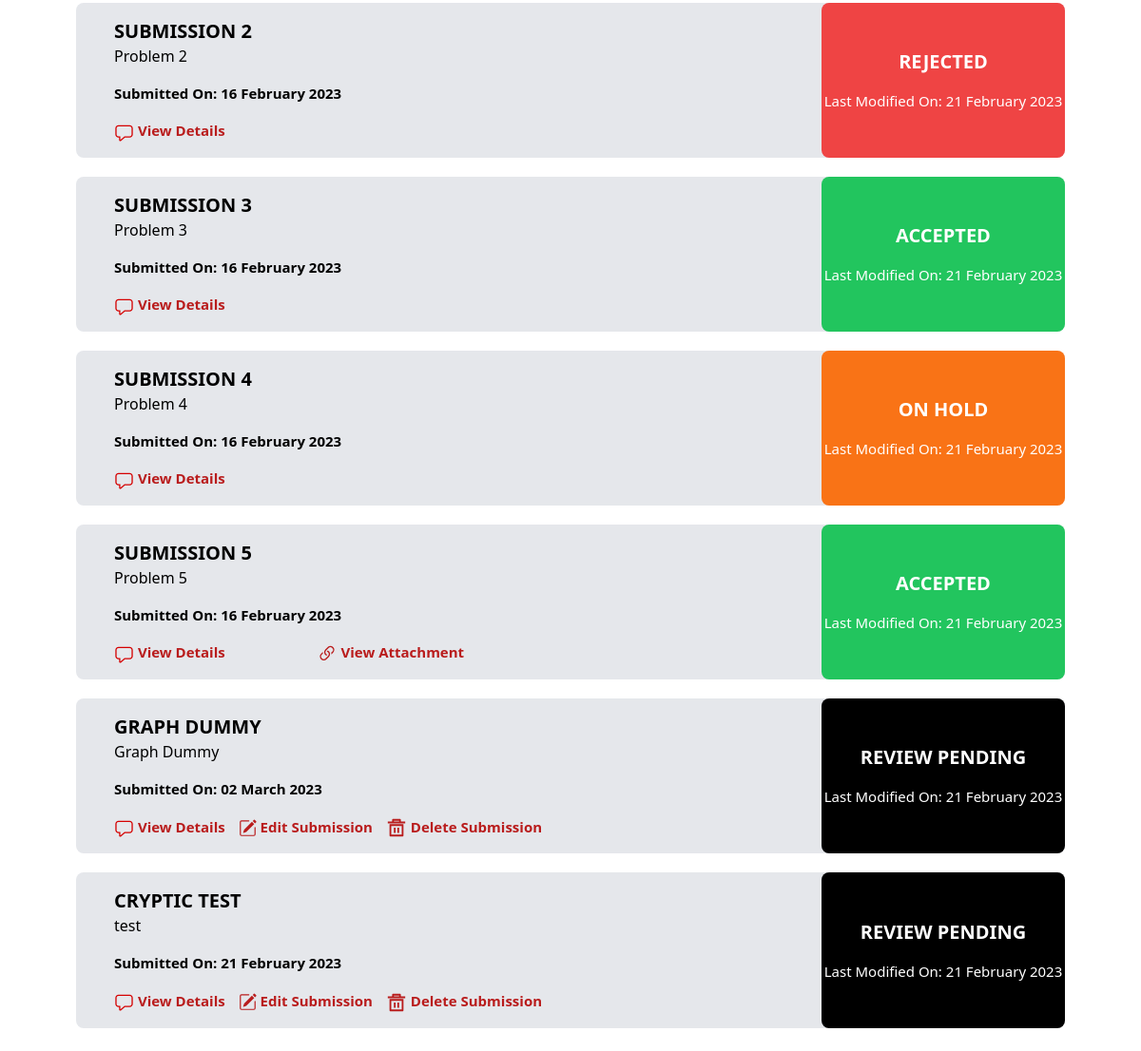
Before: / (signed in, lower part) with the older database file.
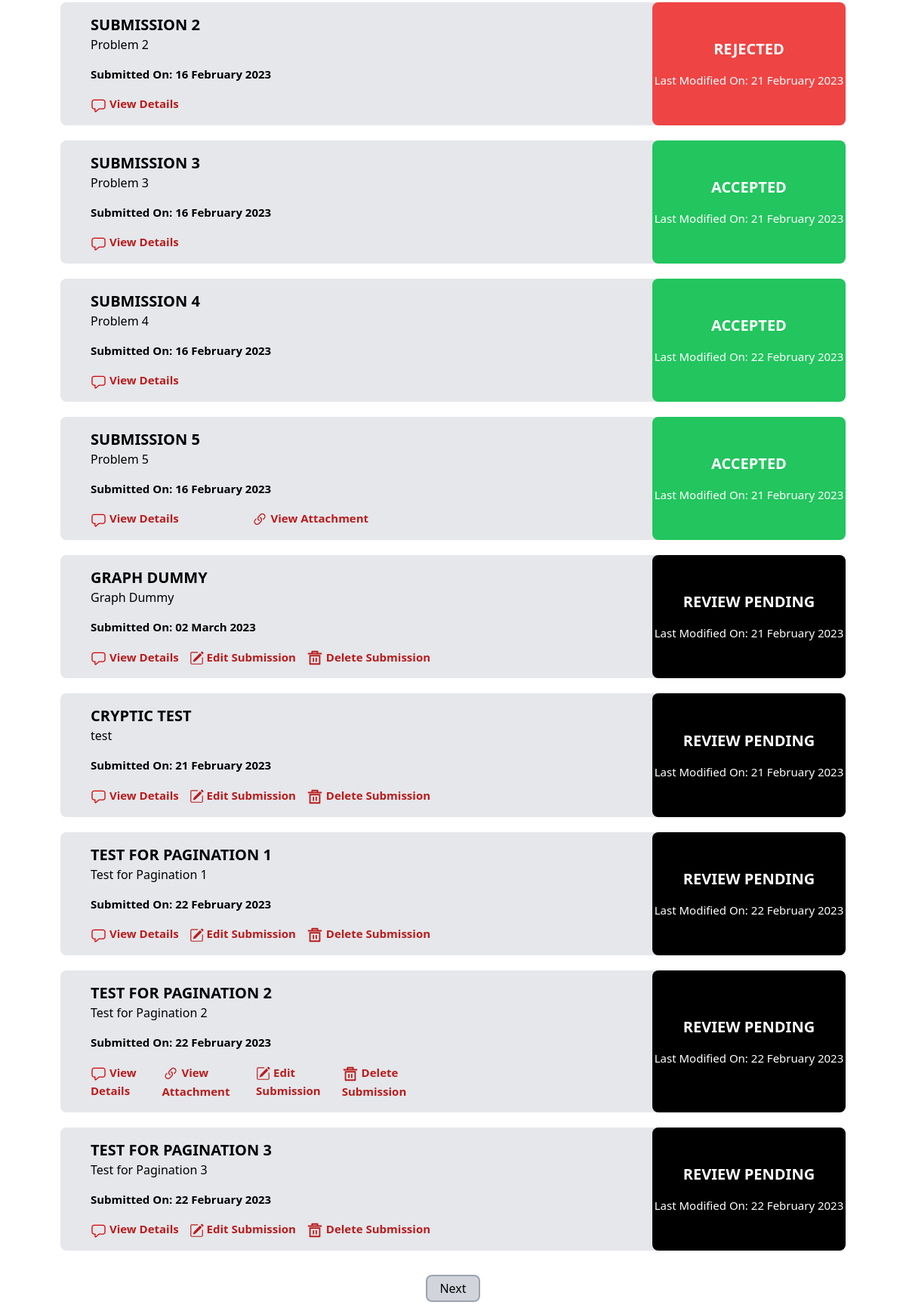
After: the same page with the newer database file.
### mainapp/models.py (models this page shows, shortened)
class Submission(models.Model):
    title = models.CharField(max_length=50)
    identified_problem = models.CharField(max_length=1000)
    proposed_solution = models.CharField(max_length=1000)
    benefit_of_solution = models.CharField(max_length=1000)
    similar_solutions = models.CharField(max_length=1000, null=True, blank=True)
    attachment = models.FileField(upload_to='submission_attachments/', null=True, blank=True)
    business_unit = models.ForeignKey(BusinessUnit, on_delete=models.CASCADE)
    ideator = models.ForeignKey(Account, on_delete=models.CASCADE)
    status = models.CharField(max_length=20, default="Review Pending") # Review Pending, On Hold, Accepted, Rejected
    remark = models.CharField(max_length=1000, null=True, blank=True)
    submitted_on = models.DateTimeField(default=localtime)
    modified_on = models.DateTimeField(default=localtime)
    key = models.CharField(max_length=50, unique=True)

### mainapp/views.py (the view, shortened to what this page needs)
# urls.py: path('', views.index, name='home'),
def index(request):
    business_units = BusinessUnit.objects.all()
    innovation_champions = Account.objects.filter(is_IC=True)
    context = {
        'is_HOMEPAGE':1,
        'selected':'all',
        'business_units':business_units,
        'innovation_champions':innovation_champions,
    }
    if request.user.is_authenticated:
        if request.user.is_admin:
            return redirect('adminuser')
        if request.user.is_IG_admin:
            selected_BU = BusinessUnit.objects.all()[0]
            context["selected_BU"] = selected_BU
            submissions = Submission.objects.all()
            BU_submissions = submissions.filter(business_unit=selected_BU)
            graph4_array = [
                BU_submissions.count(),
                BU_submissions.filter(status="Accepted").count(),
                BU_submissions.filter(status="Rejected").count(),
                BU_submissions.filter(status="On Hold").count(),
                BU_submissions.filter(status="Review Pending").count()
            ]
            context["graph4_array"] = graph4_array
            if request.method == "POST":
                scroll_to_business_unit = True
                selected_BU_id = request.POST["business_unit"]
                selected_BU = BusinessUnit.objects.filter(id=selected_BU_id)[0]
                context["selected_BU"] = selected_BU
                context["scroll_to_business_unit"] = scroll_to_business_unit
                BU_submissions = submissions.filter(business_unit=selected_BU)
                graph4_array = [
                    BU_submissions.count(),
                    BU_submissions.filter(status="Accepted").count(),
                    BU_submissions.filter(status="Rejected").count(),
                    BU_submissions.filter(status="On Hold").count(),
                    BU_submissions.filter(status="Review Pending").count()
                ]
                context["graph4_array"] = graph4_array
            graph1_dict={}
            for submission in submissions:
                if str(submission.submitted_on.strftime('%B')) in graph1_dict.keys():
                    graph1_dict[str(submission.submitted_on.strftime('%B'))] += 1
                else:
                    graph1_dict[str(submission.submitted_on.strftime('%B'))] = 1
            context['submitted_month'] = list(graph1_dict.keys())
            context['submitted_month_values'] = list(graph1_dict.values())
            graph2_dict = {}
            business_units = BusinessUnit.objects.all()
            submissions = Submission.objects.all()
            for business_unit in business_units:
                graph2_dict[str(business_unit.name)] = 0
            for submission in submissions:
                graph2_dict[str(submission.business_unit)] += 1
            context['business_units'] = list(graph2_dict.keys())
            context['submissions'] = list(graph2_dict.values())
            graph3_dict = {
                "Review Pending":0,
                "Accepted":0,
                "Rejected":0,
                "On Hold":0,
            }
            for submission in submissions:
                graph3_dict[str(submission.status)] += 1
            context['submission_status'] = list(graph3_dict.keys())
            context['no_of_submissions'] = list(graph3_dict.values())
            return render(request, 'mainapp/IG_admin/home.html', context)
        elif request.user.is_ideator:
            submissions = Submission.objects.filter(ideator=request.user)
            p = Paginator(submissions,10)
            page_number = request.GET.get('page', 1)
            try:
                page_obj = p.get_page(page_number)
            except PageNotAnInteger:
                page_obj = p.page(1)
            except EmptyPage:
                page_obj = p.page(p.num_pages)
            context = {
                'submissions': page_obj,
                'selected':"all"
            }
            return render(request, 'mainapp/ideator/home.html', context)
        else:
            return render(request, 'mainapp/index.html', context)
    else:
        return render(request, 'mainapp/index.html', context)

### mainapp/models.py (called while the page is built)
    def __str__(self):
        return self.name

### userauth/models.py (called while the page is built)
    def __str__(self):
        return self.fullname

### mainapp/templates/mainapp/ideator/home.html (shortened to what this page needs)
{% extends 'mainapp/base.html' %} {% load static %}  {% block content %}
<br />
<div class="flex justify-center flex-col alignitems-center h-auto w-auto">
  <div class="alignitems-center px-10 mx-5">
    <div class="">
      {% if submissions|length %}
        {% for submission in submissions %}
        <div class="bg-gray-200 pl-4 rounded-lg mt-5 mx-5">
          <div class="flex justify-between">
            <div class="basis-1/2 px-6 py-4">
              <p class="font-bold text-xl uppercase">{{ submission.title }}</p>
              <p class="idea_description">{{ submission.identified_problem }}</p>
              <p class="date_of_submission mt-4 text-[15px] font-semibold">Submitted On:<span class="font-bold"> {{ submission.submitted_on|date:"d F Y" }}</span></p>
              <div class="flex flex-row mt-4">
                <div class="flex-auto pr-1">
                  <a class="text-red-700 text-[15px] font-semibold cursor-pointer hover:underline" id="viewdetails-btn" onclick="show_modal('{{ submission.id }}_overlay')">
                  View Details</a>
                </div>
                {% if submission.attachment %}
                <div class="flex-auto pr-1">
                  <a href="{{ submission.attachment.url }}"
                    target="_blank" class="text-red-700 text-[15px] font-semibold hover:underline">
                    View Attachment
                  </a>
                </div>
                {% endif %}
                {% if submission.status == "Review Pending"  %}
                <div class="flex-auto pr-1">
                  <a class="text-red-700 text-[15px] font-semibold hover:underline" href="{% url 'edit_submission' submission.key %}">
                    Edit Submission</a>
                </div>
                <div class="flex-auto pr-1">
                  <a class="text-red-700 text-[15px] font-semibold hover:underline cursor-pointer" onclick="show_modal('{{ submission.id }}_del_confirm')">
                    Delete Submission</a>
                </div>
                {% endif %}
              </div>
            </div>
            {% if submission.status == "Accepted" %}
            <div class="basis-1/4 ml-6 text-center flex flex-col justify-evenly bg-green-500 rounded-lg">
              <div class="">
                <p class="text-xl px-2 text-white font-semibold uppercase">{{ submission.status }}</p>
            {% elif submission.status == "Rejected" %}
            <div class="basis-1/4 ml-6 text-center flex flex-col justify-evenly bg-red-500 rounded-lg">
              <div class="">
                <p class="text-xl px-2 text-white font-semibold uppercase">{{ submission.status }}</p>
            {% elif submission.status == "On Hold" %}
            <div class="basis-1/4 ml-6 text-center flex flex-col justify-evenly bg-orange-500 rounded-lg">
              <div class="">
                <p class="text-xl px-2 text-white font-semibold uppercase">{{ submission.status }}</p>
            {% elif submission.status == "Review Pending" %}
            <div class="basis-1/4 ml-6 text-center flex flex-col justify-evenly bg-black rounded-lg ">
              <div class="">
                <p class="text-xl px-2 text-white font-semibold uppercase">{{ submission.status }}</p>
                {% endif %}
                <p class="date_of_action mt-4 text-[15px] text-white">Last Modified On: {{ submission.modified_on|date:"d F Y" }} </p>
              </div>
            </div>
          </div>
        </div>
        {% endfor %}
        {% endif %}
      </div>
    </div>
  </div>
  <br />
  <div class="flex justify-center items-center">
    {%if submissions.has_next %}
    <a href="?page={{submissions.next_page_number}}" class="bg-gray-300 rounded-lg text-black py-1 px-4 m-2 border-2 border-gray-400"> Next </a>
    {% endif %}
  </div>
{% endblock content %}

Changed rows visible on the page:
changed Submission "SUBMISSION 4": modified_on "21 February 2023" → "22 February 2023"; status "ON HOLD" → "ACCEPTED"
added Submission: title "TEST FOR PAGINATION 1", identified_problem "Test for Pagination 1", submitted_on "22 February 2023", status "REVIEW PENDING", modified_on "22 February 2023"
added Submission: title "TEST FOR PAGINATION 2", identified_problem "Test for Pagination 2", submitted_on "22 February 2023", status "REVIEW PENDING", modified_on "22 February 2023"
added Submission: title "TEST FOR PAGINATION 3", identified_problem "Test for Pagination 3", submitted_on "22 February 2023", status "REVIEW PENDING", modified_on "22 February 2023"
Other visible differences:
text now shown: "Next"
